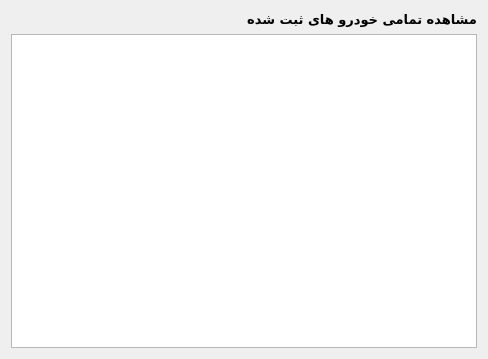
<?xml version="1.0" encoding="UTF-8"?>
<ui version="4.0">
 <class>showCardsDialog</class>
 <widget class="QDialog" name="showCardsDialog">
  <property name="geometry">
   <rect>
    <x>0</x>
    <y>0</y>
    <width>488</width>
    <height>359</height>
   </rect>
  </property>
  <property name="windowTitle">
   <string>Dialog</string>
  </property>
  <property name="layoutDirection">
   <enum>Qt::RightToLeft</enum>
  </property>
  <layout class="QVBoxLayout" name="verticalLayout">
   <item>
    <widget class="QLabel" name="label">
     <property name="font">
      <font>
       <family>IRANSans</family>
       <pointsize>10</pointsize>
       <bold>true</bold>
      </font>
     </property>
     <property name="text">
      <string>مشاهده تمامی خودرو های ثبت شده</string>
     </property>
    </widget>
   </item>
   <item>
    <widget class="QTableView" name="tblCars"/>
   </item>
  </layout>
 </widget>
 <resources/>
 <connections/>
</ui>
